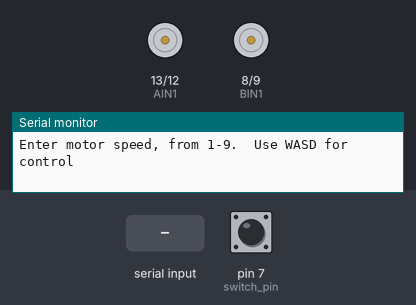
The sketch below on a simulated Arduino Uno, built with avr-gcc and run on an emulated ATmega328P. Shown: motor-driver pin pairs drawn as motors (green arrow = first pin HIGH = forward, orange = second pin HIGH = backward, longer = more drive, scaled by the enable pin), the last lines printed to the serial monitor. Inputs (shaded band) come from the test bench; at power-on: pin 7 (switch_pin) HIGH.

Above: at 1.2 s.
1.3 s: "w90\n" received over Serial
At 2.6 s:
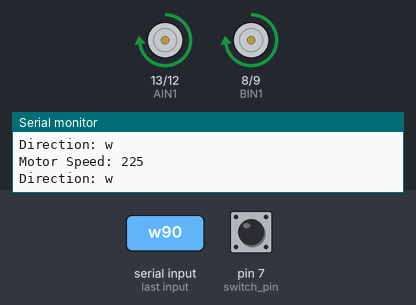
2.9 s: "30 150\n" received over Serial
At 3.0 s:
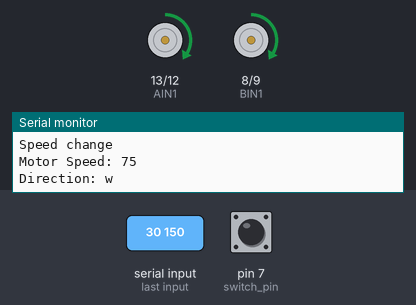
4.6 s: "a90\n" received over Serial
At 5.6 s:
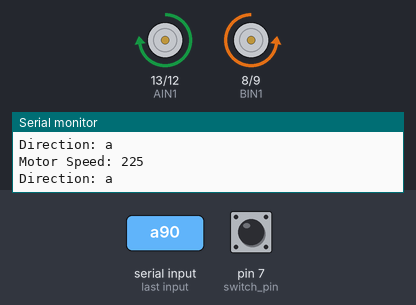
6.2 s: "s90\n" received over Serial
At 6.8 s:
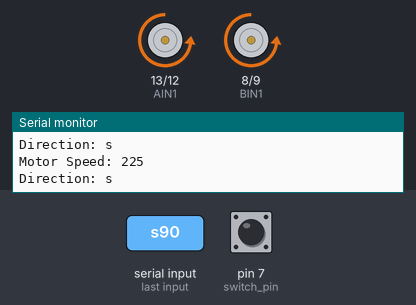
7.7 s: "d90\n" received over Serial
At 8.0 s:
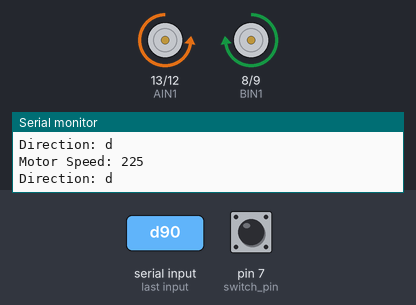
9.2 s: "2" received over Serial
At 10.4 s:
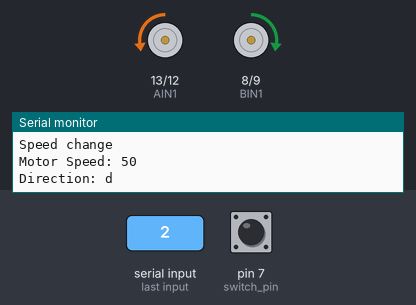
Timing chart, 0 to 11.7 s (numbered marks = the images above; inputs shaded):
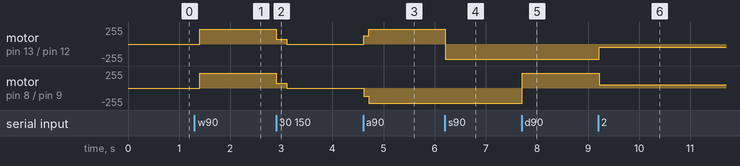

Measured:
- after the input at 1.3 s, motor on pin 13 (AIN1) / pin 12 (AIN2), motor on pin 8 (BIN1) / pin 9 (BIN2): stopped → forward 225/255 after 0.10 s
- after the input at 2.9 s, motor on pin 13 (AIN1) / pin 12 (AIN2), motor on pin 8 (BIN1) / pin 9 (BIN2): forward 225/255 → forward 75/255 at once, → stopped 0.20 s later
- after the input at 4.6 s, motor on pin 13 (AIN1) / pin 12 (AIN2): stopped → forward 125/255 at once, → forward 225/255 0.10 s later; motor on pin 8 (BIN1) / pin 9 (BIN2): stopped → backward 125/255 at once, → backward 225/255 0.10 s later
- after the input at 6.2 s, motor on pin 13 (AIN1) / pin 12 (AIN2): forward 225/255 → backward 225/255 at once
- after the input at 7.7 s, motor on pin 8 (BIN1) / pin 9 (BIN2): backward 225/255 → forward 225/255 at once
- after the input at 9.2 s, motor on pin 13 (AIN1) / pin 12 (AIN2): backward 225/255 → backward 50/255 at once; motor on pin 8 (BIN1) / pin 9 (BIN2): forward 225/255 → forward 50/255 at once

The sketch:

5c_remote_controlled_car.ino
```cpp
/*
This program borrows heavily from SIK Circuit 5a MotorBasics from the SIK handbook
*/

//PIN VARIABLES
//the motor will be controlled by the motor A pins on the motor driver
const int AIN1 = 13;           //control pin 1 on the motor driver for the right motor
const int AIN2 = 12;
const int BIN1 = 8;           //control pin 1 on the motor driver for the right motor
const int BIN2 = 9;                      //control pin 2 on the motor driver for the right motor
const int PWMA = 11;
const int PWMB = 10;          //speed control pin on the motor driver for the right motor


int switch_pin = 7;             //switch to turn the robot on and off

int speed;
char direction;

void setup() {
  //motor control
  pinMode(switch_pin, INPUT_PULLUP);
  pinMode(AIN1, OUTPUT);
  pinMode(AIN2, OUTPUT);
  pinMode(PWMA, OUTPUT);
  pinMode(BIN1, OUTPUT);
  pinMode(BIN2, OUTPUT);
  pinMode(PWMB, OUTPUT);

  Serial.begin(9600);
  Serial.setTimeout(100);
  Serial.println("Enter motor speed, from 1-9.  Use WASD for control");
  speed= 0;
  direction = ' ';
}

void loop() {

  if (Serial.available() > 0) {         //if the user has entered something in the serial monitor
    char input = char(Serial.read());
    //check for speed input
    if (input == '1' || input == '2' || input == '3' || input == '4' || input == '5' || input == '6' || input == '7' || input == '8' || input == '9'){
      speed = int(input-'0')*25;
      Serial.println("Speed change");
    }
    //check for direction
    if (input == 'w' || input == 'a' || input == 's' || input == 'd' || input == ' '){
     direction = input;
     Serial.println("Direction change");
    }
    Serial.print("Motor Speed: ");
    Serial.println(speed);
    Serial.print("Direction: ");
    Serial.println(direction);
  }

  if (digitalRead(7) == 1) {

    if (direction == 'w'){
      spin_motor_right(speed);
      spin_motor_left(speed);
    }
    if (direction == 's'){
      spin_motor_right(-speed);
      spin_motor_left(-speed);
    }
    if (direction == 'a'){
      spin_motor_right(speed);
      spin_motor_left(-speed);
    }
    if (direction == 'd'){
      spin_motor_right(-speed);
      spin_motor_left(speed);
    }
    if (direction == ' '){
      spin_motor_right(0);
      spin_motor_left(0);
    }

  } else {                              //if the switch is off...
    spin_motor_right(0);
    spin_motor_left(0);                 //turn the motor off
  }
  delay(100);

}

//spinMotor function taken from SIK Circuit 5a MotorBasics
void spin_motor_right(int motor_speed)                       //function for driving the right motor
{

  if (motor_speed > 0)                                 //if the motor should drive forward (positive speed)
  {
    digitalWrite(AIN1, HIGH);                         //set pin 1 to high
    digitalWrite(AIN2, LOW);                          //set pin 2 to low
  }
  else if (motor_speed < 0)                            //if the motor should drive backward (negative speed)
  {
    digitalWrite(AIN1, LOW);                          //set pin 1 to low
    digitalWrite(AIN2, HIGH);                         //set pin 2 to high
  }
  else                                                //if the motor should stop
  {
    digitalWrite(AIN1, LOW);                          //set pin 1 to low
    digitalWrite(AIN2, LOW);                          //set pin 2 to low
  }
  analogWrite(PWMA, abs(motor_speed));                 //now that the motor direction is set, drive it at the entered speed
}

void spin_motor_left(int motor_speed)                       //function for driving the left motor
{
  if (motor_speed > 0)                                 //if the motor should drive forward (positive speed)
  {
    digitalWrite(BIN1, HIGH);                         //set pin 1 to high
    digitalWrite(BIN2, LOW);                          //set pin 2 to low
  }
  else if (motor_speed < 0)                            //if the motor should drive backward (negative speed)
  {
    digitalWrite(BIN1, LOW);                          //set pin 1 to low
    digitalWrite(BIN2, HIGH);                         //set pin 2 to high
  }
  else                                                //if the motor should stop
  {
    digitalWrite(BIN1, LOW);                          //set pin 1 to low
    digitalWrite(BIN2, LOW);                          //set pin 2 to low
  }
  analogWrite(PWMB, abs(motor_speed));                 //now that the motor direction is set, drive it at the entered speed
}
```
